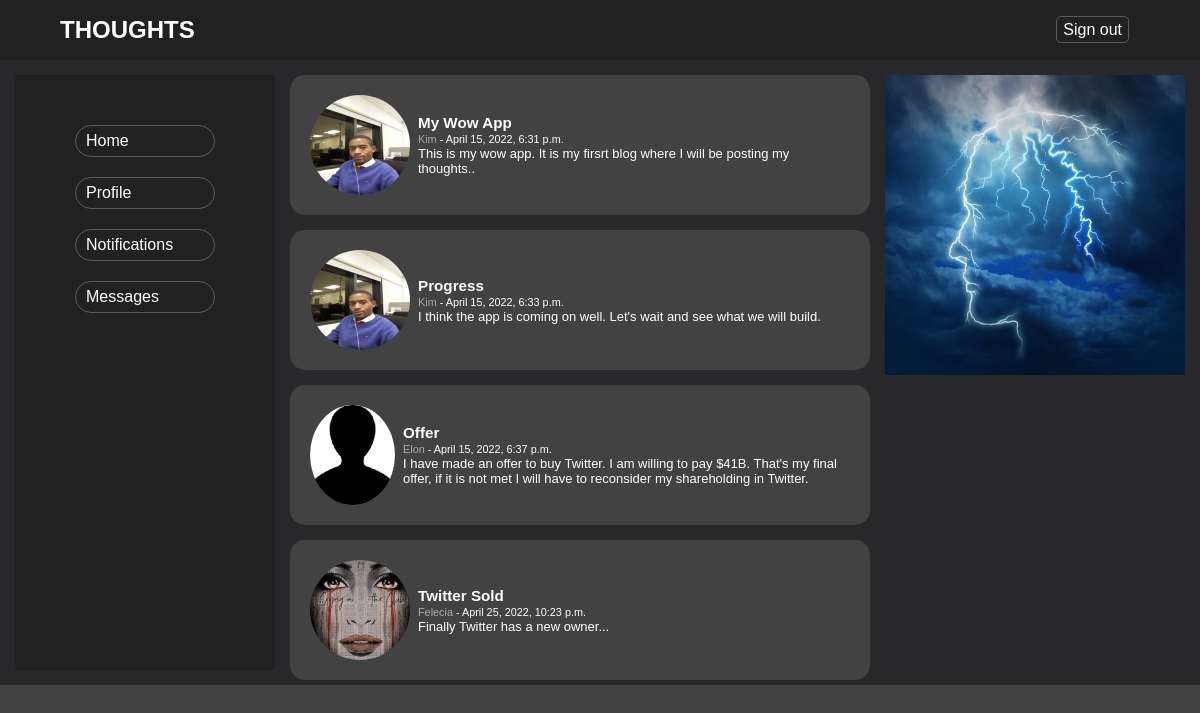
Before: /home/ (signed in) with the older database file.
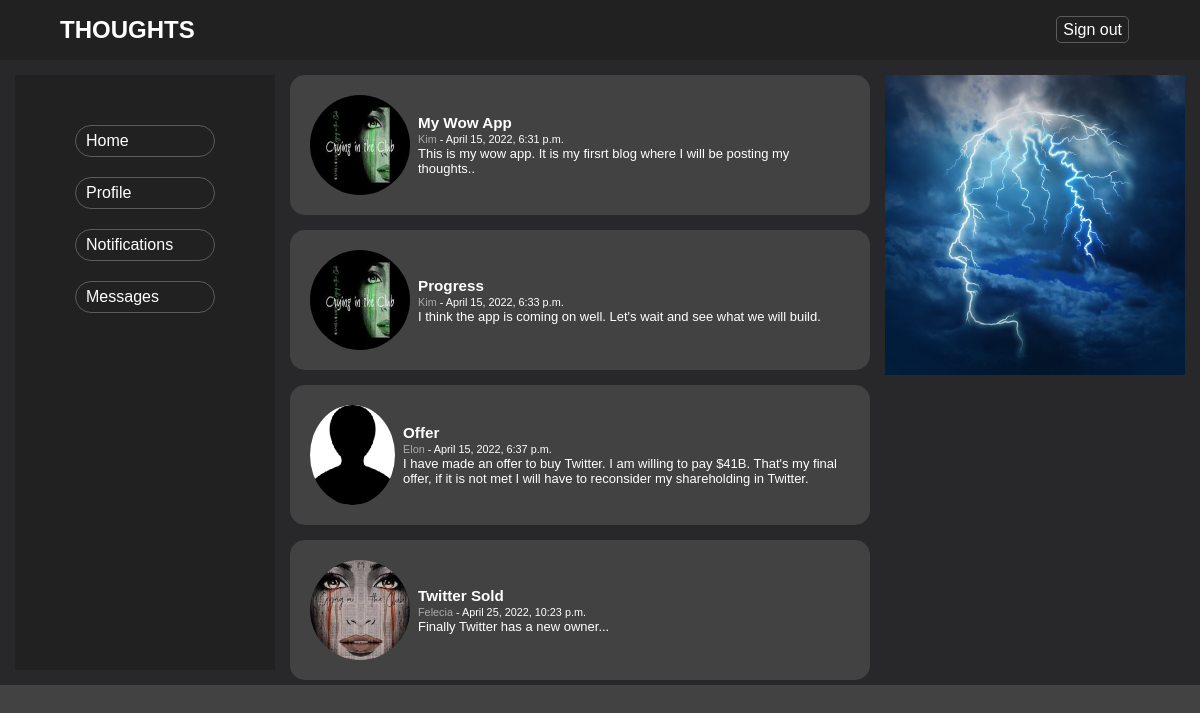
After: the same page with the newer database file.
### blogapp/models.py (models this page shows, shortened)
class Post(models.Model):
    title = models.CharField(max_length=100)
    content = models.TextField()
    date_posted = models.DateTimeField(default=timezone.now)
    author = models.ForeignKey(User, on_delete=models.CASCADE)

### accounts/models.py (models this page shows, shortened)
class Profile(models.Model):
    user = models.OneToOneField(User, on_delete=models.CASCADE)
    image = models.ImageField(default='default.png', upload_to='user_pics')

### blogapp/views.py (the view)
# urls.py: 2. Add a URL to urlpatterns:  path('', views.home, name='home')
@login_required()
def home(request):
    context = {
        'posts': Post.objects.all()
    }
    return render(request, 'blogapp/home.html', context)

### blogapp/templates/blogapp/home.html
{% extends 'blogapp/base.html' %}
{% load static %}
{% block content %}
    {% for post in posts %}
        <div class="post-card">
            <img src="{{ post.author.profile.image.url }}">
            <div>
                <h3>{{post.title}}</h3>
                <p><small><a href="#" class="user-name">{{post.author}}</a> - {{post.date_posted}}</small></p>
                <p>{{post.content}}</p>
            </div>
        </div>
    {% endfor %}
{% endblock  %}

Changed rows visible on the page:
changed through a linked row, Post "My Wow App": author.profile.image: a different picture
changed through a linked row, Post "Progress": author.profile.image: a different picture
